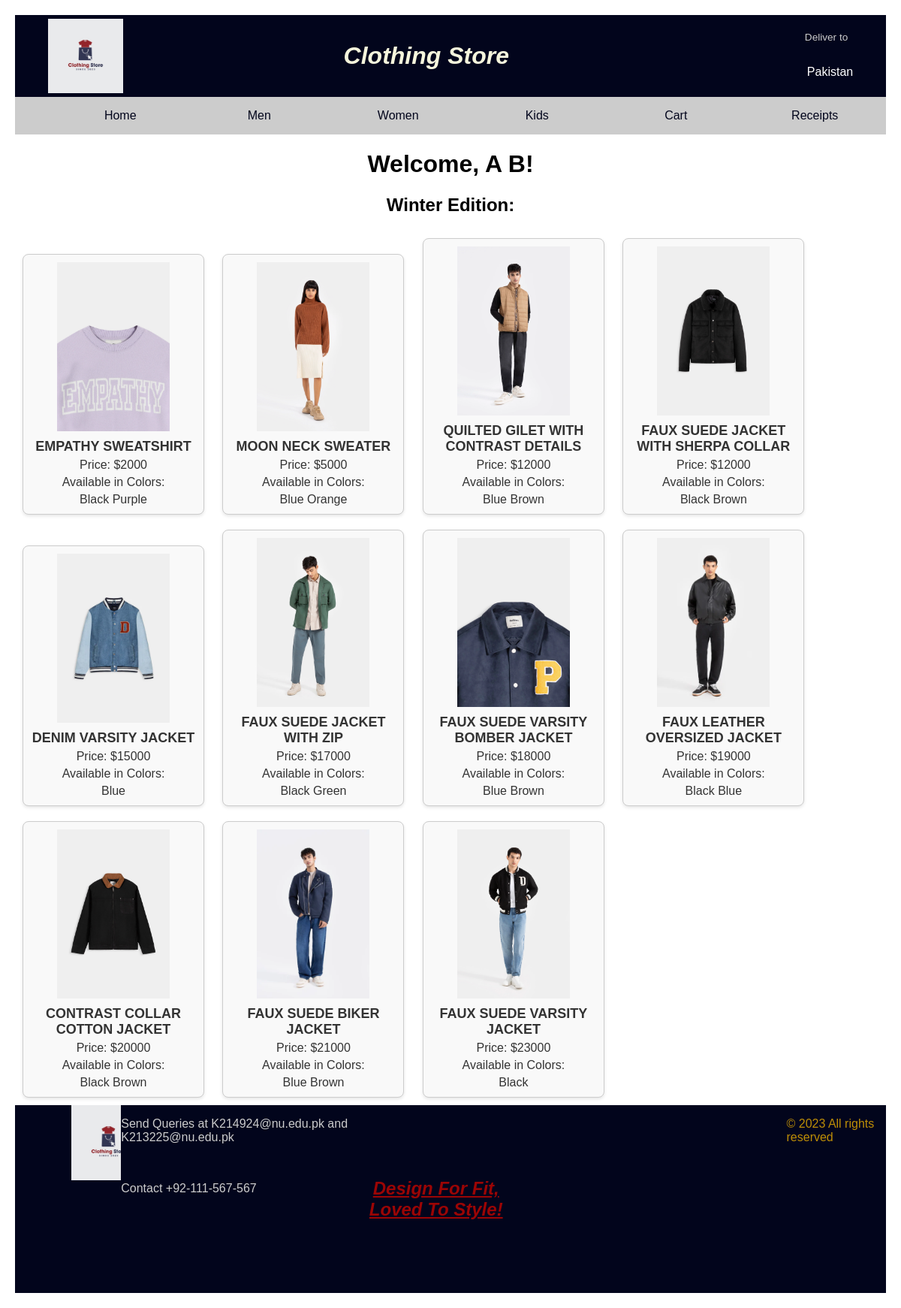
Page /myproject/winter.php?email=ab@gmail.com on the committed database.
### tables this page shows
CREATE TABLE `user` (
  `Email` varchar(50) NOT NULL,
  `First_Name` varchar(25) NOT NULL,
  `Last_Name` varchar(25) NOT NULL,
  `password` varchar(25) NOT NULL
);

CREATE TABLE `clothes` (
  `Clothesid` int(11) NOT NULL,
  `clothes_name` varchar(100) DEFAULT NULL,
  `category` varchar(6) DEFAULT NULL,
  `Price` int(11) NOT NULL,
  `picture` varchar(255) DEFAULT NULL
);

CREATE TABLE `colors` (
  `Clothesid` int(11) NOT NULL,
  `Color` varchar(20) NOT NULL,
  `picture` varchar(255) DEFAULT NULL
);

### myproject/winter.php (the view, shortened to what this page needs)
<?php
require_once("db_connection.php");
if (isset($_GET['email'])) {
    $email = $_GET['email'];
    $query = "SELECT first_name, last_name FROM user WHERE email = '$email'";
    $result = mysqli_query($conn, $query);
    if ($result && mysqli_num_rows($result) > 0) {
        $row = mysqli_fetch_assoc($result);
        $firstName = $row['first_name'];
        $lastName = $row['last_name'];
        $fullName = $firstName . " " . $lastName;
    } else {
        $fullName = "User Not Found";
    }
    $queryClothes = "SELECT clothesId, clothes_Name, picture, price FROM clothes WHERE category='winter' order by price asc";
    $resultClothes = mysqli_query($conn, $queryClothes);
} else {
    header("Location: previous_page.php");
    exit();
}
?>
<!DOCTYPE html>
<html>
<head>
    <link rel="stylesheet" href="style.css">
</head>
<body>
<header>
        <div class="navbar">
            <div class="nav-logo border">
                <div class="logo"></div>
            </div>
            <div class="nav-text">
                <h1 id="head">Clothing Store</h1>
            </div>
            <div class="nav-address border">
                <p class="add-first">Deliver to</p>
                <div class="add-icon">
                    <p class="add-sec">Pakistan</p>
                </div>
            </div>
        </div>
        <div class="sec-div product-div">
        <a href="homepage.php?email=<?php echo $email; ?>" target="_main" class="home"> Home</a>
        <a href="men.php?email=<?php echo $email; ?>" target="_main" class="account"> Men</a>
        <a href="women.php?email=<?php echo $email; ?>" target="_main" class="account"> Women</a>
        <a href="kids.php?email=<?php echo $email; ?>" target="_main" class="account"> Kids</a>
        <a href="proceed_to_cart.php?email=<?php echo $email; ?>" target="_main" class="account"> Cart</a>
        <a href="receipts.php?email=<?php echo $email; ?>" target="_main" class="account"> Receipts</a>
    </div>
    </header>
    <?php
    echo "<h1>Welcome, $fullName!</h1>";
    ?>
    <h2>Winter Edition:</h2>
    <?php
    if ($resultClothes && mysqli_num_rows($resultClothes) > 0) {
        while ($rowClothes = mysqli_fetch_assoc($resultClothes)) {
    ?>
            <div class="item">
                <a href="product_page.php?email=<?php echo $email; ?>&clothesId=<?php echo $rowClothes['clothesId']; ?>">
                    <img src="<?php echo $rowClothes['picture']; ?>" alt="<?php echo $rowClothes['clothes_Name']; ?>">
                    <h3><?php echo $rowClothes['clothes_Name']; ?></h3>
                    <p>Price: $<?php echo $rowClothes['price']; ?></p>
                    <p>Available in Colors: </p>
                    <?php
                    $colorquery = "SELECT color FROM colors WHERE clothesId = {$rowClothes['clothesId']}";
                    $colorresult = mysqli_query($conn, $colorquery);
                    if ($colorresult && mysqli_num_rows($colorresult) > 0) {
                        while ($color = mysqli_fetch_assoc($colorresult)) {
                            echo $color['color'] . " ";
                        }
                    } else {
                        echo "Not specified";
                    }
                    ?>
                </a>
            </div>
    <?php
        }
    } else {
        echo "No items found.";
    }
    ?>
<footer>
    <div class="info">
        <div class="info-logo">
        </div>
        <div class="queries">
            <p>Send Queries at K214924@nu.edu.pk and K213225@nu.edu.pk</p>
            <br>
            <i class="fa-solid fa-phone"></i><p class="contact">Contact +92-111-567-567</p>
        </div>
        <div class="tag">
            <h2>Design For Fit, Loved To Style!</h2>
        </div>
        <div class="copyright">
            <p class="copy">&copy; 2023 All rights reserved</p>
        </div>
    </div>
</footer>
</body>
</html>

### myproject/style.css (style rules this page uses)
.nav-logo { height: 99px; width: 100px; justify-content: center; display: flex; align-items: center; }
.border { border: 2px solid transparent; }
.logo { background-image: url("LOGO.jpg"); background-size: cover; height: 100%; width: 100%; }
.nav-text { margin-left: 250px; color: beige ; }
#head { font-style: italic; }
.nav-address { margin-left: 350px; }
.add-first { color: #cccccc; font-size: 0.85rem; }
.add-sec { font-size: 1rem; margin-left: 3px; }
.add-icon { display: flex; align-items: center; }
.navbar { height: 109px; color: white; background-color: #02051c; display: flex; align-items: center; justify-content: space-evenly; }
.sec-div { color: white; background-color: #cccccc; height: 50px; padding-left: 50px; display: flex; align-items: center; }
.sec-div a { text-decoration: none; transition: color 0.3s; }
.home { color: #02051c; }
.account { color: #02051c; }
.info { height: 250px; background-color: #02051c; display: flex; justify-content: space-evenly; }
.info-logo { background-image: url("LOGO.jpg"); background-size: cover; height: 100px; width: 100px; margin-left: 75px; display: flex; align-items: center; justify-content: center; }
.queries { color: #cccccc; }
.tag { display: flex; justify-content: center; align-items: center; color: rgb(155, 5, 5); padding-right: 350px; text-decoration: underline; font-style: italic; }
.copyright { height: 100px; width: 200px }
.copy { color: rgb(190, 142, 7); }
footer { position: relative; bottom: 0; }
.product-div { justify-content: center; text-align: center; }
.product-div a { width: 80%; margin: auto; }

### myproject/winter.php (style rules this page uses)
.item { display: inline-block; margin: 10px; text-align: center; }
.item img { width: 200px; height: auto; }
.item a { text-decoration: none; color: #333; display: block; }
body { font-family: Arial, sans-serif; margin: 20px; }
h1 { text-align: center; }
h2 { text-align: center; }
.item { display: inline-block; margin: 10px; text-align: center; width: 220px; border: 1px solid #ccc; padding: 10px; border-radius: 8px; background-color: #f9f9f9; box-shadow: 0 2px 4px rgba(0, 0, 0, 0.1); }
.item img { width: 150px; height: auto; display: block; margin: 0 auto 10px; }
.item h3 { font-size: 18px; margin: 5px 0; }
.item p { font-size: 16px; margin: 5px 0; }

### rows in the picture
user: fullName "A B"
clothes: picture (picture), clothes_name "EMPATHY SWEATSHIRT", Price "2000"
colors: Color "Black"
colors: Color "Purple"
clothes: picture (picture), clothes_name "MOON NECK SWEATER", Price "5000"
colors: Color "Blue"
colors: Color "Orange"
clothes: picture (picture), clothes_name "QUILTED GILET WITH CONTRAST DETAILS", Price "12000"
colors: Color "Blue"
colors: Color "Brown"
clothes: picture (picture), clothes_name "FAUX SUEDE JACKET WITH SHERPA COLLAR", Price "12000"
colors: Color "Black"
colors: Color "Brown"
clothes: picture (picture), clothes_name "DENIM VARSITY JACKET", Price "15000"
colors: Color "Blue"
clothes: picture (picture), clothes_name "FAUX SUEDE JACKET WITH ZIP", Price "17000"
colors: Color "Black"
colors: Color "Green"
clothes: picture (picture), clothes_name "FAUX SUEDE VARSITY BOMBER JACKET", Price "18000"
colors: Color "Blue"
colors: Color "Brown"
clothes: picture (picture), clothes_name "FAUX LEATHER OVERSIZED JACKET", Price "19000"
colors: Color "Black"
colors: Color "Blue"
clothes: picture (picture), clothes_name "CONTRAST COLLAR COTTON JACKET", Price "20000"
colors: Color "Black"
colors: Color "Brown"
clothes: picture (picture), clothes_name "FAUX SUEDE BIKER JACKET", Price "21000"
colors: Color "Blue"
colors: Color "Brown"
clothes: picture (picture), clothes_name "FAUX SUEDE VARSITY JACKET", Price "23000"
colors: Color "Black"
